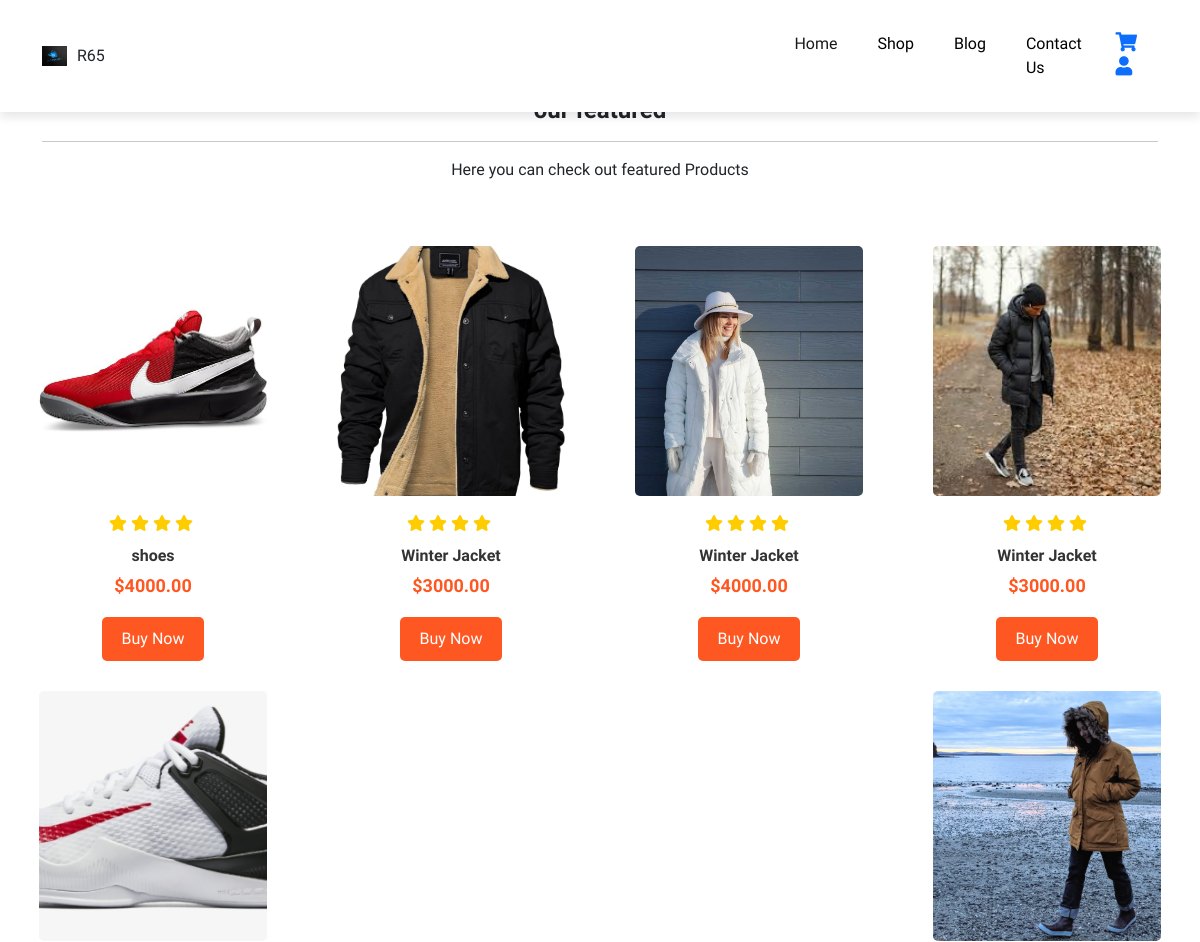
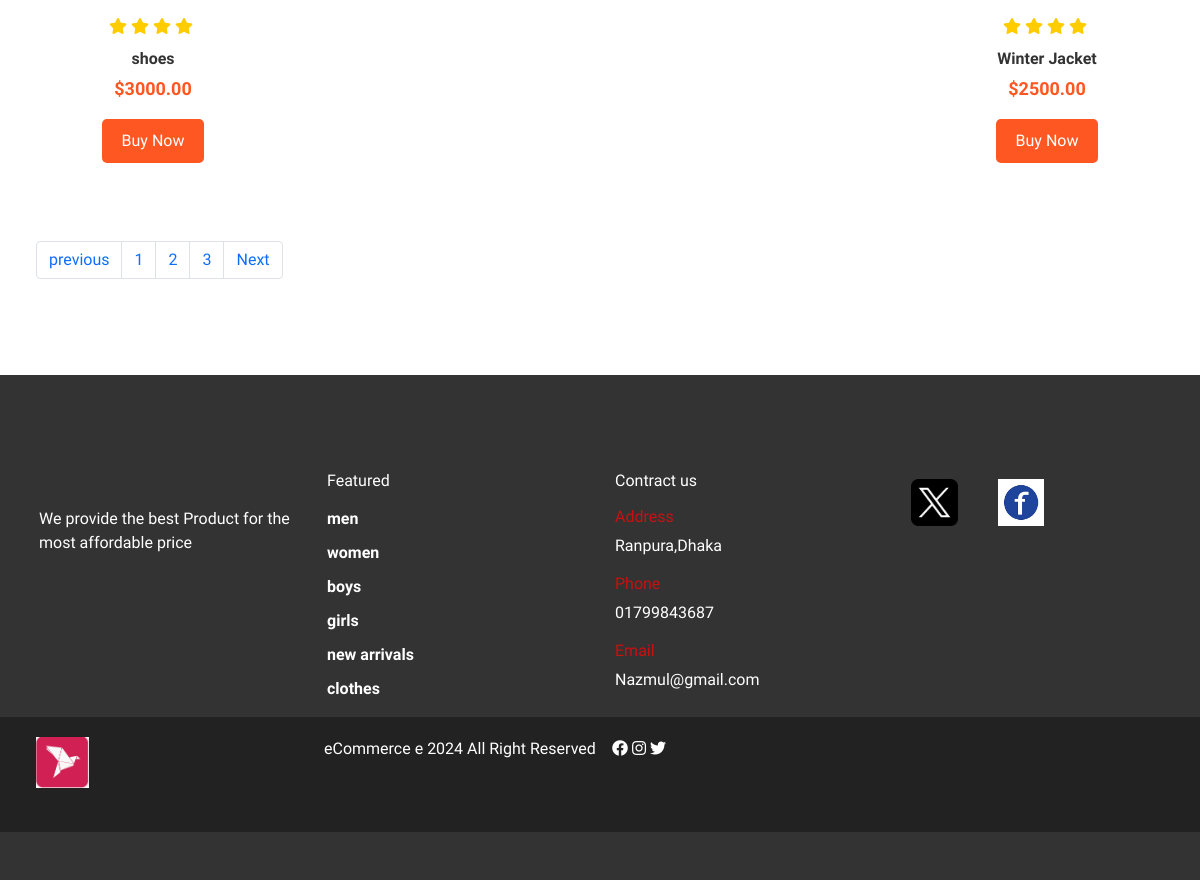
The page /shop.php on the database its author committed (2 pictures, top to bottom).
### tables this page shows
CREATE TABLE `products` (
  `product_id` int(11) NOT NULL,
  `product_name` varchar(100) NOT NULL,
  `product_category` varchar(100) NOT NULL,
  `product_description` varchar(255) NOT NULL,
  `product_image` varchar(255) NOT NULL,
  `product_image2` varchar(255) NOT NULL,
  `product_image3` varchar(255) NOT NULL,
  `product_image4` varchar(255) NOT NULL,
  `product_price` decimal(6,2) NOT NULL,
  `product_special_offer` int(2) NOT NULL,
  `product_color` varchar(100) NOT NULL
);

### shop.php (the view)
<?php
  include('assets/include/header.php')
?>
   <section id="featured" class="my-5 pb-5">
    <div class="container text-center mt-5 py-5">
      <h3>our featured</h3>
      <hr>
      <p>Here you can check out featured Products</p>
    </div>
    <div class="row mx-auto container-fluid">
<?php
  $per_page=6;
  if(isset($_GET['page'])){
      $page = $_GET['page'];
  }
  else{
      $page=1;
  }
  $start_from = ($page-1) * $per_page;
  $get_products = "select * from products order by 1 DESC LIMIT $start_from,$per_page";
  $run_products = mysqli_query($conn,$get_products);
  while($row_products=mysqli_fetch_array($run_products)){
      $pro_id = $row_products['product_id'];
      $pro_title = $row_products['product_name'];
      $pro_price = $row_products['product_price'];
      $pro_img1 = $row_products['product_image'];
      echo "
      <div class='product text-center col-lg-3 col-md-4 col-sm-12'>
        <img class='img-fluid mb-3' src='assets/imgs/product_img/$pro_img1'/>
        <div class='star'>
          <i class='fas fa-star'></i>
          <i class='fas fa-star'></i>
          <i class='fas fa-star'></i>
          <i class='fas fa-star'></i>
          <i class=fas fa-star'></i>
        </div>
        <h5 class='p-name'>$pro_title</h5>
        <h4 class='p-price'>$$pro_price</h4>
        <a href='single_product.php?product_id=$pro_id'><button class='buy-btn'>Buy Now</button></a>
      </div>";}
?>
      <nav aria-label="page navigation example">
      <ui class="pagination mt-5">
        <li class="page-item"><a class="page-link" href="#">previous</a></li>
        <li class="page-item"><a class="page-link" href="#">1</a></li>
        <li class="page-item"><a class="page-link" href="#">2</a></li>
        <li class="page-item"><a class="page-link" href="#">3</a></li>
        <li class="page-item"><a class="page-link" href="#">Next</a></li>
      </ui>
      </nav>
    </div>
  </section>
<?php
  include("assets/include/footer.php");
?>

### assets/include/header.php (shortened to what this page needs)
<!DOCTYPE html>
<html lang="en">
<head>
    <link href="https://cdn.jsdelivr.net/npm/bootstrap@5.1.3/dist/css/bootstrap.min.css" rel="stylesheet">
    <link rel="stylesheet" href="https://use.fontawesome.com/releases/v5.15.4/css/all.css"/>
    <link rel="stylesheet" href="../assets/CSS/style.css"/>
</head>
<body>
    <nav class="navbar navbar-expand-lg navbar-light bg-white py-3 fixed-top">
      <div class="container">
        <img src="assets/imgs/Logo4.png"/>
        <label for="logo">R65</label>
        <div class="collapse navbar-collapse nav-buttons" id="navbarSupportedContent">
          <ul class="navbar-nav me-auto mb-2 mb-lg-0">
            <li class="nav-item">
              <a class="nav-link active" aria-current="page" href="index.php">Home</a>
            </li>
            <li class="nav-item">
              <a class="nav-link" href="shop.php">Shop</a>
            </li>
            <li class="nav-item">
              <a class="nav-link" href="#">Blog</a>
            </li>
            <li class="nav-item">
              <a class="nav-link" href="contact.php">Contact Us</a>
            </li>
            <li class="nav-item">
              <a href="cart.php"><i class="fas fa-shopping-cart"></i></a>
              <a href="Account.php"><i class="fas fa-user"></i></a>
            </li>
          </ul>
        </div>
      </div>
    </nav>

### assets/include/footer.php (shortened to what this page needs)
          <footer class="mt-5 py-5">
            <div class="row container mx-auto pt-5">
            <div class="footer-one col-lg-3 col-md-6 col-sm-12">
              <p class="pt-3">We provide the best Product for the most affordable price</p>
            </div>
            <div class="footer-one col-lg-3 col-md-6 col-sm-12">
              <h5 class="pb-2">Featured</h5>
              <ul class="test-uppercase">
                <li><a href="#">men</a></li>
                <li><a href="#">women</a></li>
                <li><a href="#">boys</a></li>
                <li><a href="#">girls</a></li>
                <li><a href="#">new arrivals</a></li>
                <li><a href="#">clothes</a></li>
              </ul>
            </div>
            <div class="footer-one col-lg-3 col-md-6 col-sm-12">
              <h5 class="pb-2">Contract us</h5>
            <div>
            <h6 class="test-uppercase">Address</h6>
            <p>Ranpura,Dhaka</p>
            </div>
          <div>
          <h6 class="test-uppercase">Phone</h6>
            <p>01799843687</p>
            </div>
            <div>
              <h6 class="test-uppercase">Email</h6>
              <p>Nazmul@gmail.com</p>
            </div>
          </div>
          <div class="footer-one col-lg-3 col-md-6 col-sm-12">
            <div class="row">
              <img src="assets/imgs/1691832460x-twitter-logo-png.png" class="img-fluid w-25 h-100 m-2"/>
              <img src="assets/imgs/sm_5afaf0c36298b.jpg" class="img-fluid w-25 h-100 m-2"/>
            </div>
          </div>
        </div>
        <div class="copyright nt-5">
          <div class="row container mx-auto">
            <div class="col-lg-3 col-md-5 col-sm-12 mb-4">
              <img src="assets/imgs/bkash1.PNG" alt="Footer Image">
            </div>
            <div class="col-lg-3 col-md-5 col-sm-12 nb-4 text-nowrap mb-2">
              <p>eCommerce e 2024 All Right Reserved</p>
          </div>
          <div class="col-lg-3 col-md-5 col-sm-12 mb-4">
            <a herf="#"><i class="fab fa-facebook"></i></a>
            <a herf="#"><i class="fab fa-instagram"></i></a>
            <a herf="#"><i class="fab fa-twitter"></i></a>
          </div>
        </div>
        </div>
      </footer>
</body>
</html>

### assets/CSS/style.css (style rules this page uses)
.nav-buttons { margin-left:60%; }
* { margin: 0; padding: 0; box-sizing: border-box; }
body { font-family: "Oranienbaum", serif; }
h3 { font-size: 1.5rem; font-weight: 800; }
h4 { font-size: 1.2rem; font-weight: 600; }
h5 { font-size: 1rem; font-weight: 400; }
h6 { color: #ca1010; }
.navbar { font-size: 16px; padding-top: 2rem !important; padding-bottom: 2rem !important; top: 0; left: 0; box-shadow: 0 5px 10px rgba(0,0,0,0.1); }
.navbar-light .navbar-nav .nav-link { padding: 0 20px; color:#000; transition: 0.4s ease; }
.navbar img { max-height: 20px; margin-right: 10px; }
.navbar i { font-size: 1.2rem; padding: 0 0.7px; transition: 0.4s ease; cursor: pointer; margin-left: 5px; }
button { background-color: #2c2929; color: white; padding: 10px 20px; font-size: 16px; border: none; cursor: pointer; border-radius: 5px; transition: background-color 0.3s ease; }
.product { cursor:pointer; margin-bottom:2rem; }
.product img { transition:0.3s mall; }
footer { background-color: #333; color: #fff; padding: 50px 0; }
footer .container { max-width: 1200px; margin: 0 auto; }
footer .footer-one { padding: 0 15px; }
footer ul { list-style-type: none; padding: 0; }
footer ul li { margin-bottom: 10px; }
footer ul li a { color: #fff; text-decoration: none; font-weight: bold; }
footer .img-fluid { max-width: 100%; height: auto; border-radius: 5px; overflow: hidden; }
footer .copyright { background-color: #222; padding: 20px 0; }
footer .copyright p { margin: 0; }
.copyright img { max-width: 20%; height: auto; display: block; }
.product { margin-bottom: 30px; }
.star i { color: #ffcc00; }
.p-name { font-size: 1.1rem; font-weight: 600; margin-top: 10px; }
.p-price { font-size: 1rem; color: #28a745; margin-top: 5px; }
.buy-btn { background-color: #91084c; color: #fff; border: none; padding: 10px 20px; border-radius: 5px; margin-top: 10px; cursor: pointer; }
#featured .row { display: flex; flex-wrap: wrap; justify-content: space-between; margin: 0 -15px; }
#featured .product { width: calc(25% - 30px); margin-bottom: 30px; box-sizing: border-box; padding: 0 15px; text-align: center; }
.product img { width: 100%; max-width: 300px; height: 250px; object-fit: cover; border-radius: 5px; display: block; margin-left: auto; margin-right: auto; }
#featured .star { color: #f8d64e; margin: 10px 0; }
#featured .p-name { font-size: 16px; margin: 10px 0; color: #333; }
#featured .p-price { font-size: 18px; color: #ff5722; margin: 10px 0; }
#featured .buy-btn { background-color: #ff5722; color: white; border: none; padding: 10px 20px; cursor: pointer; transition: background-color 0.3s; }

### rows shown on the page
products: product_image (picture), product_name "shoes", product_price "4000.00"
products: product_image (picture), product_name "Winter Jacket", product_price "3000.00"
products: product_image (picture), product_name "Winter Jacket", product_price "4000.00"
products: product_image (picture), product_name "Winter Jacket", product_price "3000.00"
products: product_image (picture), product_name "shoes", product_price "3000.00"
products: product_image (picture), product_name "Winter Jacket", product_price "2500.00"
